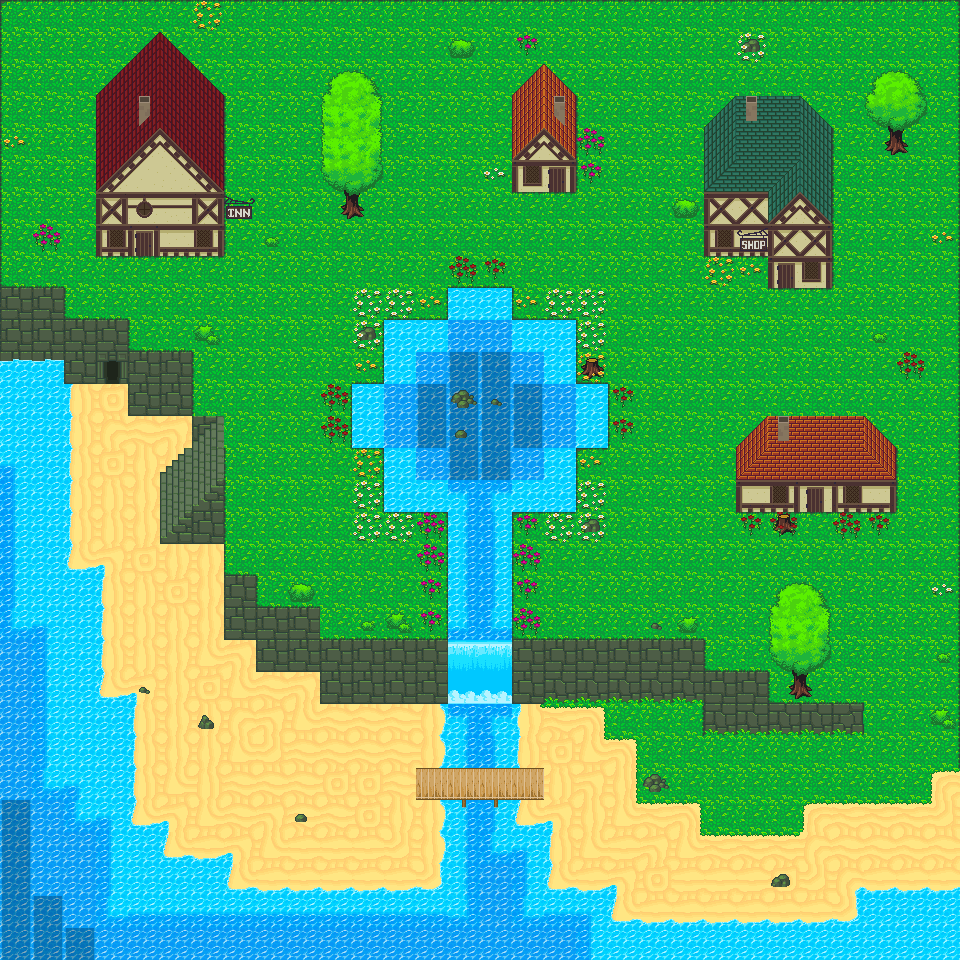

A level layout from a 2D game, rendered from its tile map. Below: a short description, then the map file with tile-grid data replaced by summaries:
An orthogonal 30x30 tile map with 32x32 px tiles, 4 tile layers (floor, water animation, solid, passable).

<map version="1.5" tiledversion="1.7.1" orientation="orthogonal" renderorder="right-down" width="30" height="30" tilewidth="32" tileheight="32" infinite="0" nextlayerid="6" nextobjectid="1">
 <tileset firstgid="1" name="texture" tilewidth="32" tileheight="32" tilecount="667" columns="23">
  <image source="texture.png" width="736" height="928" />
 </tileset>
 <layer id="1" name="floor" width="30" height="30">
  <data>[900 cells, 900 non-empty, 58 distinct tile ids]</data>
 </layer>
 <layer id="2" name="water animation" width="30" height="30">
  <data>[900 cells, 223 non-empty, 24 distinct tile ids]</data>
 </layer>
 <layer id="5" name="solid" width="30" height="30">
  <data>[900 cells, 100 non-empty, 55 distinct tile ids]</data>
 </layer>
 <layer id="4" name="passable" width="30" height="30">
  <data>[900 cells, 71 non-empty, 22 distinct tile ids]</data>
 </layer>
</map>